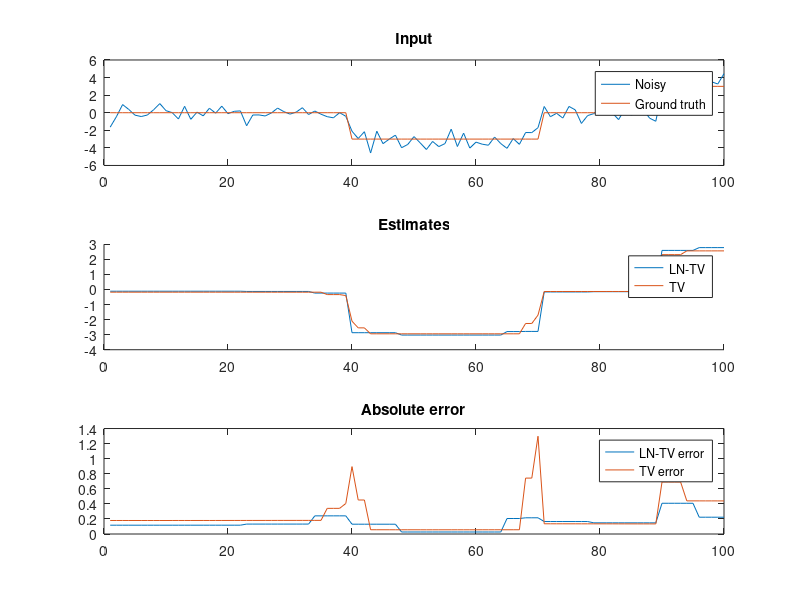

Here is the MATLAB script that generated this plot:
% Denoising a noisy piecewise constant signal with both LN-TV and TV combined
% Demonstrates synergy.
rng(1)

% Ground truth signal
x = zeros(100,1);
x(40:70) = -3;
x(90:100) = 3;

% Noisy
y = awgn(x,10,'measured');

%% LN-TV (MEGS) and TV combined

% Create structured sparsity matrix for local-neighborhood TV
row = [linspace(0.6,1,5),1,linspace(1,0.6,5)];
S = conv2(eye(length(x)-1),row,'same') - eye(length(x)-1);

% Construct finite differencing matrix
D = diag(ones(1,length(x)),0) - diag(ones(1,length(x)-1),1);
D(end,:) = [];
D = sparse(D);

lambda = 0.675; % LN-TV strength
lambdatv = 3; % TV strength

step_size = 0.00005;
x_est = y;

% Here we use a subgradient method to solve
% Could also use ADMM for a more efficient solution, see paper for details.
for i = 1:150000
    grad = (x_est - y);
    Dx = D*x_est;
    grad = grad + lambda*2*D' * ((S*abs(Dx)).*sign(Dx));
    grad = grad + lambdatv*D'*sign(D*x_est);
    x_est = x_est - step_size*grad;
    
    cost(i) = norm(x_est - y) + abs(Dx)'*S*abs(Dx)+ norm(D*x_est,1);
    step_size = step_size*0.999985;
end

%% Total Variation ONLY

step_size = 0.00005;
x_est_tv = y;
lambda = 5.25; % TV strength

for i = 1:150000
    grad = (x_est_tv - y);
    grad = grad + lambda*D'*sign(D*x_est_tv);
    
    x_est_tv = x_est_tv - step_size*grad;
    
    cost_tv(i) = norm(x_est_tv - y) + norm(D*x_est_tv,1);
    step_size = step_size*0.99999;
end


%% Plot results 

subplot(3,1,1)
plot(y)
hold on
plot(x)
legend('Noisy','Ground truth')
title('Input')

subplot(3,1,2)
% plot(x)
hold on
plot(x_est)
plot(x_est_tv)
legend('LN-TV','TV')
title('Estimates')

subplot(3,1,3)
plot(abs(x-x_est))
hold on
plot(abs(x-x_est_tv))
legend('LN-TV error','TV error')
title('Absolute error')